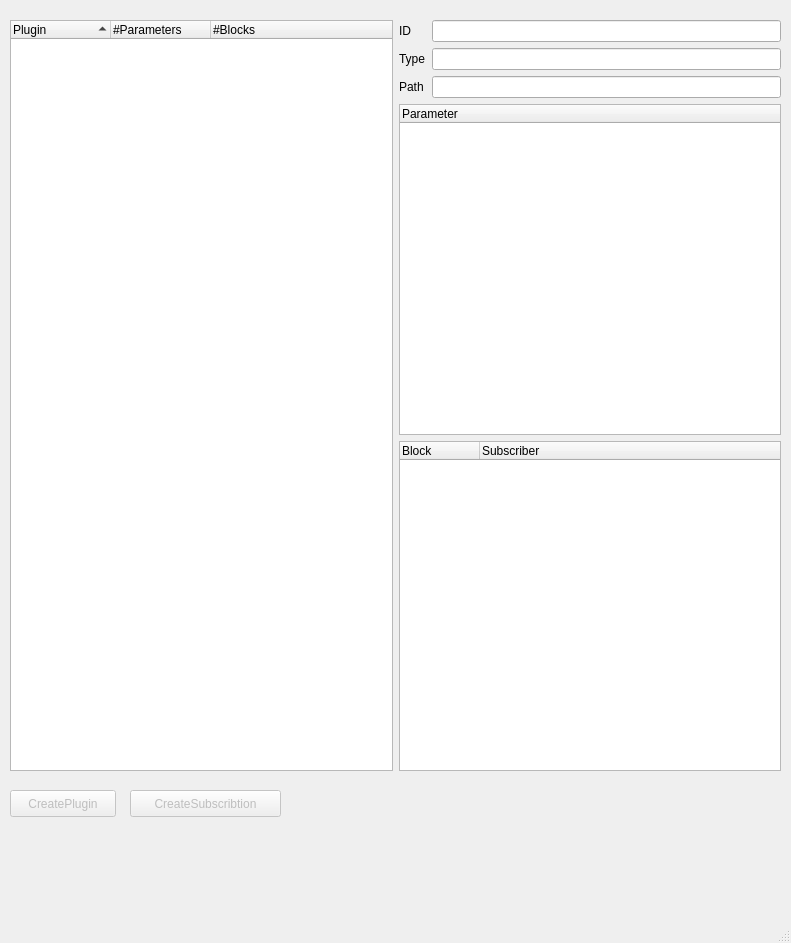
<?xml version="1.0" encoding="UTF-8"?>
<ui version="4.0">
 <class>Manager</class>
 <widget class="QMainWindow" name="Manager">
  <property name="geometry">
   <rect>
    <x>0</x>
    <y>0</y>
    <width>791</width>
    <height>943</height>
   </rect>
  </property>
  <property name="windowTitle">
   <string>MainWindow</string>
  </property>
  <widget class="QWidget" name="centralwidget">
   <widget class="QWidget" name="verticalLayoutWidget">
    <property name="geometry">
     <rect>
      <x>10</x>
      <y>20</y>
      <width>771</width>
      <height>751</height>
     </rect>
    </property>
    <layout class="QHBoxLayout" name="horizontalLayout">
     <item>
      <widget class="QTreeWidget" name="treePlugin">
       <property name="sortingEnabled">
        <bool>true</bool>
       </property>
       <property name="animated">
        <bool>true</bool>
       </property>
       <property name="allColumnsShowFocus">
        <bool>true</bool>
       </property>
       <attribute name="headerVisible">
        <bool>true</bool>
       </attribute>
       <attribute name="headerCascadingSectionResizes">
        <bool>false</bool>
       </attribute>
       <attribute name="headerDefaultSectionSize">
        <number>100</number>
       </attribute>
       <attribute name="headerHighlightSections">
        <bool>true</bool>
       </attribute>
       <attribute name="headerMinimumSectionSize">
        <number>30</number>
       </attribute>
       <attribute name="headerShowSortIndicator" stdset="0">
        <bool>true</bool>
       </attribute>
       <attribute name="headerStretchLastSection">
        <bool>true</bool>
       </attribute>
       <column>
        <property name="text">
         <string>Plugin</string>
        </property>
       </column>
       <column>
        <property name="text">
         <string>#Parameters</string>
        </property>
       </column>
       <column>
        <property name="text">
         <string>#Blocks</string>
        </property>
       </column>
      </widget>
     </item>
     <item>
      <layout class="QVBoxLayout" name="verticalLayout">
       <item>
        <layout class="QFormLayout" name="formLayout">
         <property name="fieldGrowthPolicy">
          <enum>QFormLayout::AllNonFixedFieldsGrow</enum>
         </property>
         <property name="horizontalSpacing">
          <number>6</number>
         </property>
         <item row="0" column="0">
          <widget class="QLabel" name="label">
           <property name="text">
            <string>ID</string>
           </property>
          </widget>
         </item>
         <item row="0" column="1">
          <widget class="QLineEdit" name="le_ID">
           <property name="readOnly">
            <bool>true</bool>
           </property>
          </widget>
         </item>
         <item row="1" column="0">
          <widget class="QLabel" name="label_2">
           <property name="text">
            <string>Type</string>
           </property>
          </widget>
         </item>
         <item row="2" column="0">
          <widget class="QLabel" name="label_3">
           <property name="text">
            <string>Path</string>
           </property>
          </widget>
         </item>
         <item row="1" column="1">
          <widget class="QLineEdit" name="le_Type">
           <property name="readOnly">
            <bool>true</bool>
           </property>
          </widget>
         </item>
         <item row="2" column="1">
          <widget class="QLineEdit" name="le_Path">
           <property name="enabled">
            <bool>true</bool>
           </property>
           <property name="readOnly">
            <bool>true</bool>
           </property>
          </widget>
         </item>
        </layout>
       </item>
       <item>
        <widget class="QTreeWidget" name="treeParameter">
         <column>
          <property name="text">
           <string notr="true">Parameter</string>
          </property>
         </column>
        </widget>
       </item>
       <item>
        <widget class="QTreeWidget" name="treeBlock">
         <attribute name="headerDefaultSectionSize">
          <number>80</number>
         </attribute>
         <column>
          <property name="text">
           <string>Block</string>
          </property>
         </column>
         <column>
          <property name="text">
           <string>Subscriber</string>
          </property>
         </column>
        </widget>
       </item>
      </layout>
     </item>
    </layout>
   </widget>
   <widget class="QPushButton" name="createplugin">
    <property name="enabled">
     <bool>false</bool>
    </property>
    <property name="geometry">
     <rect>
      <x>10</x>
      <y>790</y>
      <width>106</width>
      <height>27</height>
     </rect>
    </property>
    <property name="text">
     <string>CreatePlugin</string>
    </property>
   </widget>
   <widget class="QPushButton" name="createsubscribtion">
    <property name="enabled">
     <bool>false</bool>
    </property>
    <property name="geometry">
     <rect>
      <x>130</x>
      <y>790</y>
      <width>151</width>
      <height>27</height>
     </rect>
    </property>
    <property name="text">
     <string>CreateSubscribtion</string>
    </property>
   </widget>
  </widget>
  <widget class="QStatusBar" name="statusbar"/>
 </widget>
 <resources/>
 <connections/>
</ui>
